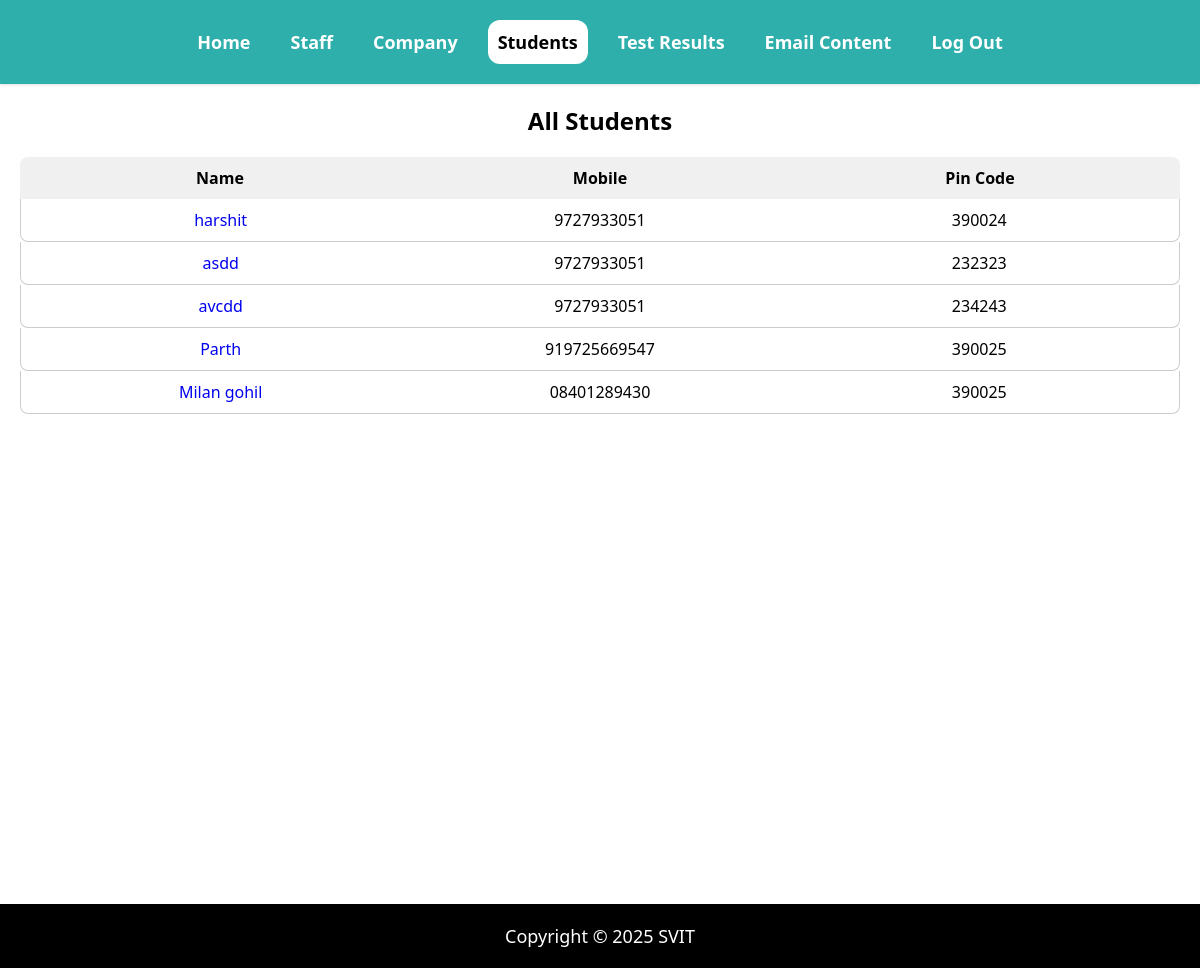
Screenshot of /svadmin/allstudents (signed in) with the database file from the repository.
### students/models.py (models this page shows, shortened)
class Student(models.Model):
    user = models.OneToOneField(User, on_delete=models.CASCADE)
    name = models.CharField(max_length=100)
    mobile = models.CharField(max_length=10)
    pincode = models.CharField(max_length=10)
    profilepic = models.ImageField(upload_to='profilepics/')
    dob = models.DateField()
    paddress = models.TextField()
    caddress = models.TextField()
    company = models.ForeignKey(
        Company, on_delete=models.CASCADE, related_name="eligible_students", null=True
    )

### svadmin/views.py (the view)
# urls.py: path('allstudents', views.allstudents, name='allstudents'),
@staff_member_required
def allstudents(request):
    student = User.objects.filter(
        is_staff=False, is_superuser=False)
    studentDetails = Student.objects.filter(user__in=student)
    return render(request, 'svadmin/allstudents.html', {'studentDetails': studentDetails})

### accounts/authentication.py (called while the page is built)
    def get_user(self, user_id):
        UserModel = get_user_model()
        try:
            return UserModel.objects.get(pk=user_id)
        except UserModel.DoesNotExist:
            return None

### students/context_processors.py (called while the page is built)
def project_name(request):
    return {'PROJECT_NAME': settings.PROJECT_NAME}

### svadmin/templates/svadmin/allstudents.html (shortened to what this page needs)
{% extends "svadmin/baseTemplate.html" %}
{% load static %}
{% block mainCss %}
<link rel="stylesheet" href="{% static 'svadmin/css/allstudents.css' %}" />
{% endblock mainCss %}
{% block mainContent %}
<div class="container">
    <h2>All Students</h2>
    <div class="generated-items">
        <div class="generated-header">
            <div class="generated">Name</div>
            <div class="generated">Mobile</div>
            <div class="generated">Pin Code</div>
        </div>
        {% for student in studentDetails %}
        <div class="generated-item">
            <div class="generated-name">
                <a href="{% url 'student_detail' student.user.username %}">{{ student.name }}</a>
            </div>
            <div class="generated-mobile">{{ student.mobile }}</div>
            <div class="generated-username">{{ student.pincode }}</div>
        </div>
        {% endfor %}
    </div>
</div>
{% endblock mainContent %}

### svadmin/templates/svadmin/baseTemplate.html (shortened to what this page needs)
<!DOCTYPE html>
<html lang="en">
  <head>
    {% load static %}
    <link rel="stylesheet" href="{% static 'svadmin/css/base.css'%}" />
    {% block mainCss %}{% endblock mainCss%}
  </head>
  <body>
    {% url 'svadmin' as svadmin_url %}
    {% url 'generatestaff' as generatestaff_url %}
     {% url 'company' as company %}
    {% url 'emailcontent' as emailcontent_url %}
    {% url 'allstudents' as allstudents_url %}
     {% url 'testresults' as testresults_url %}
    <nav>
      <a
        href="{% url 'svadmin' %}"
        class="nav-item {% if request.path == svadmin_url %} active {% endif %}"
        >Home</a
      >
      <a
        href="{% url 'generatestaff' %}"
        class="nav-item {% if request.path == generatestaff_url %} active {% endif %}"
        >Staff</a
      >
      <a
      href="{% url 'company' %}"
      class="nav-item {% if request.path == company %} active {% endif %}"
      >Company</a
    >
      <a
        href="{% url 'allstudents' %}"
        class="nav-item {% if request.path == allstudents_url %} active {% endif %}"
        >Students</a
      >
      <a
        href="{% url 'testresults' %}"
        class="nav-item {% if request.path == testresults_url %} active {% endif %}"
        >Test Results</a
      >
      <a
        href="{% url 'emailcontent' %}"
        class="nav-item {% if request.path == emailcontent_url %} active {% endif %}"
        >Email Content</a
      >
      <a href="{% url 'logout'%}" class="nav-item">Log Out</a>
    </nav>
    <div class="main-body">
      {% block mainContent %}{% endblock mainContent %}
    </div>
    <footer>
      <p>
        Copyright &copy;
        {{PROJECT_NAME}}
      </p>
    </footer>
  </body>
</html>

### svadmin/static/svadmin/css/base.css (style rules this page uses)
* { margin: 0; padding: 0; text-decoration: none; font-family: "Segoe UI", Tahoma, Geneva, Verdana, sans-serif; }
nav { display: flex; justify-content: center; align-items: center; padding: 20px; background-color: #2eafac; box-shadow: 0 0 4px 0 rgba(0, 0, 0, 0.2); }
nav .nav-item { color: #ffffff; border-radius: 12px; padding: 10px; margin: 0 10px; font-weight: bold; font-size: 18px; }
nav .nav-item.active { background-color: #ffffff; color: #000000; }
.main-body { min-height: 100vh; }
footer { font-size: 18px; padding: 20px; text-align: center; color: #ffffff; background-color: #000000; }

### svadmin/static/svadmin/css/allstudents.css (style rules this page uses)
.container { display: flex; justify-content: center; align-items: center; flex-wrap: wrap; margin: 20px; }
.generated-items { width: 100%; margin-top: 20px; }
.generated-header { display: flex; justify-content: space-between; background-color: #f0f0f0; padding: 10px; border-radius: 8px 8px 0 0; }
.generated-header div { flex: 1; text-align: center; font-weight: bold; }
.generated-item { display: flex; justify-content: space-between; align-items: center; padding: 10px; border: 1px solid #ccc; border-top: none; border-radius: 0 0 8px 8px; }
.generated-item div { flex: 1; text-align: center; }

### rows the page displays
Student: name "harshit", mobile "9727933051", pincode "390024"
Student: name "asdd", mobile "9727933051", pincode "232323"
Student: name "avcdd", mobile "9727933051", pincode "234243"
Student: name "Parth", mobile "919725669547", pincode "390025"
Student: name "Milan gohil", mobile "08401289430", pincode "390025"

### other values shown
{{ PROJECT_NAME }} "SVIT"
